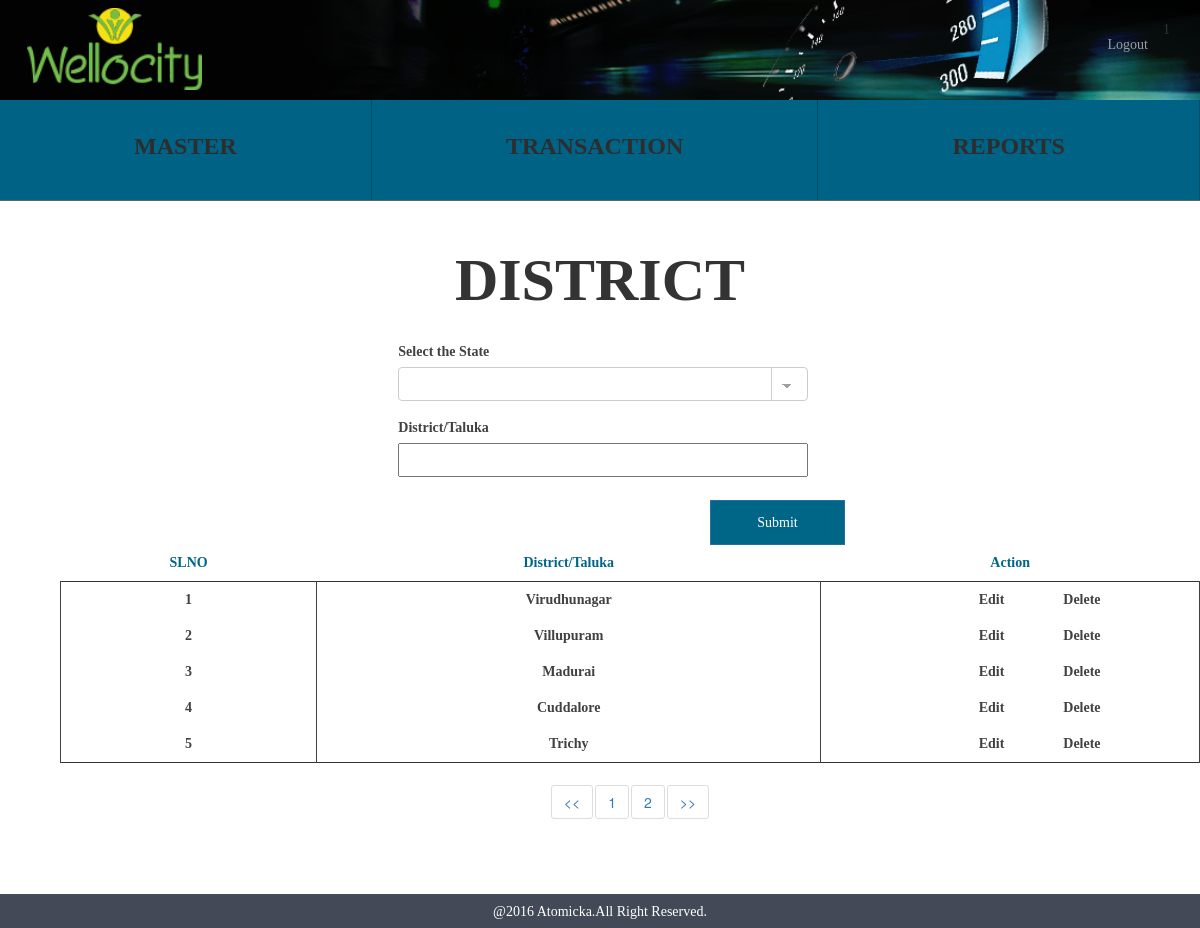
The app's page /district.php (signed in) with its own data.
### tables this page shows
CREATE TABLE IF NOT EXISTS `wc_district` (
  `district_id` int(10) NOT NULL AUTO_INCREMENT,
  `districtstates_id` int(10) NOT NULL,
  `district_name` varchar(150) NOT NULL,
  `district_status` tinyint(1) NOT NULL,
  `district_createddate` timestamp NOT NULL DEFAULT CURRENT_TIMESTAMP,
  PRIMARY KEY (`district_id`),
  KEY `districtstates_id` (`districtstates_id`)
);

### functions/states_function.php (called while the page is built, shortened)
<?php
 	class statesFunction {
		public function statesSelect(){
			$res = mysql_query("select * from wc_states where states_status='1'")or die(mysql_error());
			return $res;
		}
	}
?>

### functions/district_function.php (called while the page is built, shortened)
<?php
 	class districtFunction {
		public function districtSelect(){
			$res = mysql_query("select * from wc_states s,wc_district d where d.districtstates_id=s.states_id and d.district_status='1'")or die(mysql_error());
			return $res;
		}
	}
?>

### district.php (the view, shortened to what this page needs)
<?php require_once "session.php";
	  require_once "header.php";
	  require_once 'functions/states_function.php';
	  require_once 'functions/district_function.php';
	  $statesFunction = new statesFunction();
	  $districtFunction = new districtFunction();
?>
		<div class="container align_center align-height">
			<span class="sports">DISTRICT</span>
		</div>
		<div class="container">
			<div class="col-md-8">
				<div class="col-md-4"></div>
				<div class="col-md-8 col-xs-12 align_left">
					<form name="district_form" id="districts_form">
						<div class="form-group">
						  <label for="sel1">Select the State</label>
						  <select class="form-control adjust_width classic choose_state" id="sel1" name="district_state" data-validation-error-msg="Please Select the name of the State" data-validation="required">
						  <option value=""></option>
						  <?php
	                        $query = $statesFunction->statesSelect();
	                        while ($row = mysql_fetch_array($query)) {
	                            ?>
	                            <option value="<?php echo $row['states_id']; ?>"><?php echo $row['states_name']; ?></option>
	                      <?php } ?>
						  </select>
						</div>
						<div class="align_margin">
							<label>District/Taluka</label><br>
							<input type="text" class="districts" name="district_name" data-validation-error-msg="Please Enter the name of the District" data-validation="required">
						</div>
						<input type="submit" class="btn btn-primary align_right clear add_district_act" name="district" value="Submit">
					</form>
				</div>
				<div class="container">
				  <table class="table district_table">
				    <thead>
				      <tr class="row_color">
				        <th class="align_center">SLNO</th>
				        <th class="align_center">District/Taluka</th>
				        <th class="align_center">Action</th>
				      </tr>
				    </thead>
				    <tbody>
				      <?php
                        $query = $districtFunction->districtSelect();
                        while ($row = mysql_fetch_array($query)) {
                            ?>
                            <tr class="align_center delete_color">
						        <td class="t_district_id"><?php echo $row['district_id']; ?></td>
						        <td class="t_district_name"><?php echo $row['district_name']; ?></td>
						        <td>
						        	<span class="edit_state" onclick="editfunction(<?php echo $row['district_id'] ?>)">Edit</span>
						        	<span class="delete_state" data-value="<?php echo $row['district_id'] ?>">Delete</span>
						        </td>
					        </tr>
                     <?php } ?>
				    </tbody>
				  </table>
				</div>
			</div>
		</div>
<?php require_once "footer.php" ?>

### css/style.css (style rules this page uses)
.align_center { text-align: center; }
.align_right { float: right; }
.sports { font-size: 60px; font-weight: bold; position: relative; font-family: Montserrat; }
.align_margin { margin-bottom:23px; }
.align_left { left: 0px; position: relative; }
@media (min-width: 768px) { .align_left { left: 95px; position: relative; } }
.row_color { color: #006687; font-family: Montserrat; }
.delete_color { color: #414141; font-weight: bold; font-family: Montserrat; }
.clear { background-color: #006687 !important; color: #fff !important; height: 45px; width: 135px; border-radius: 0 !important; font-weight: bold; font-family: Montserrat; margin-right: 10px; }
.districts { width: 215px; height: 34px; }
@media (min-width: 768px) { .districts { width: 410px; height: 34px; } }
.adjust_width { width: 410px !important; height: 34px; box-shadow: none !important; }
.table > thead > tr > th, .table > tbody > tr > th, .table > tfoot > tr > th, .table > thead > tr > td, .table > tbody > tr > td, .table > tfoot > tr > td { border-top: 0 !important; }
.table > thead > tr > th { border-bottom: 1px !important; }
.table > tbody { border:1px solid !important; }
.table > tbody td { border:1px solid; border-bottom: 0 !important }
.table > thead { border-bottom: 1px solid; }
.align-height { line-height: 2; }
select.classic { background-image: linear-gradient(45deg, transparent 50%, #a0a0a0 50%), linear-gradient(135deg, #a0a0a0 50%, transparent 50%), linear-gradient(to right, #ccc, #ccc); background-position: calc(100% - 20px) calc(1em + 2px), calc(100% - 15px) calc(1em + 2px), calc(100% - 2.5em) -0.5em; background-size: 5px 5px, 5px 5px, 0.07em 3.5em; background-repeat: no-repeat; cursor: pointer; }
select { -moz-appearance: none; -webkit-appearance:none; appearance: none; }
.edit_state,.edit_district { cursor: pointer; }
.delete_state,.delete_district { cursor: pointer; float: right; position: relative; right: 25%; }
label { color: #414141 !important; font-family: Montserrat; }
button, input, optgroup, select, textarea { font-family: Montserrat !important; }

### records on screen
wc_district: district_id "1", district_name "Virudhunagar"
wc_district: district_id "2", district_name "Villupuram"
wc_district: district_id "3", district_name "Madurai"
wc_district: district_id "4", district_name "Cuddalore"
wc_district: district_id "5", district_name "Trichy"

### other values on screen
$_SESSION['login'] "1"
